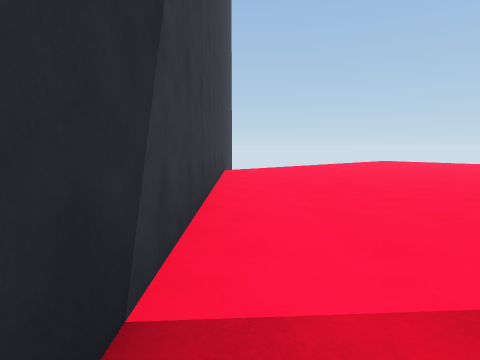
view 1 (above)

24 first-person views from a walk through a Unity game level. The camera is 1.4 m above the floor, tilts 6° down and sees 75° across. The floor is counted in squares, 2 m on a side. Each view is taken from the middle of a square. On the plan, view 1 faces up. The plan holds only what a view shows up to about 10 squares ahead; the rest is blank. The place goes on beyond the plan. Surface patterns are stand-ins for the level's own textures.

view 2
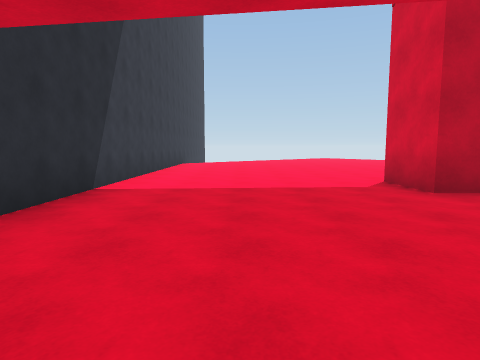

view 3
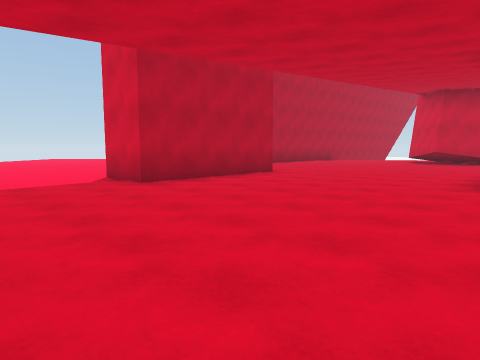

view 4
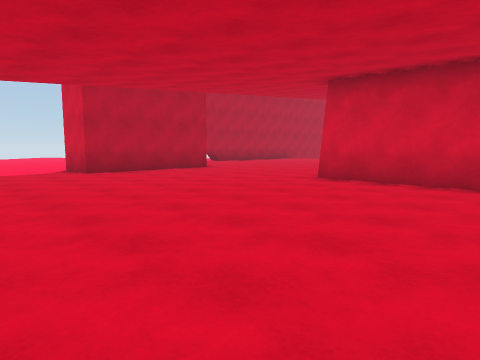

view 5
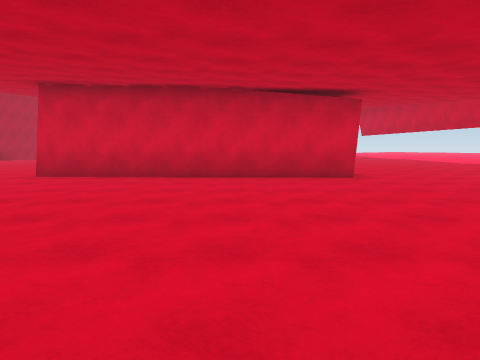

view 6
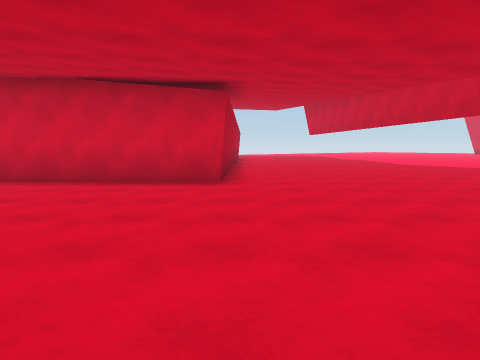

view 7
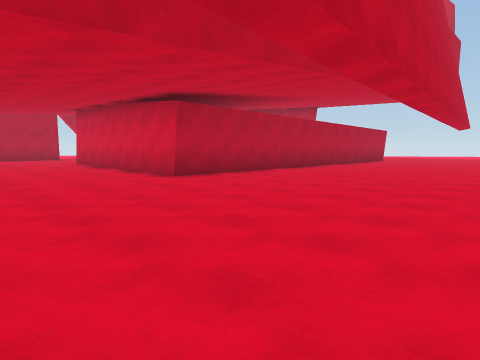

view 8
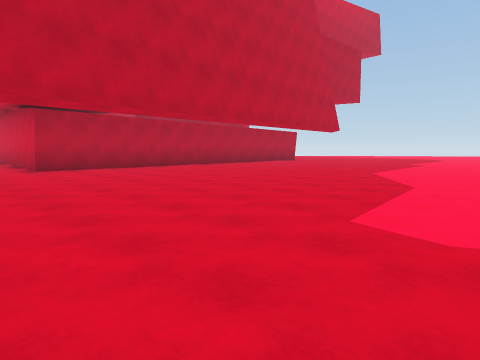

view 9
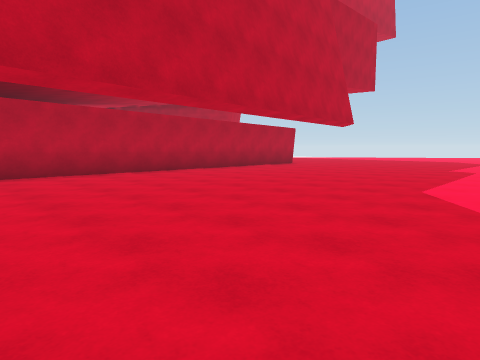

view 10
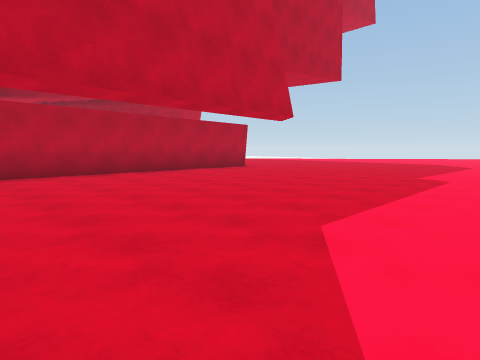

view 11
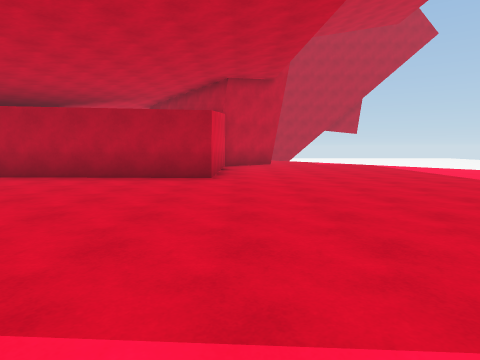

view 12
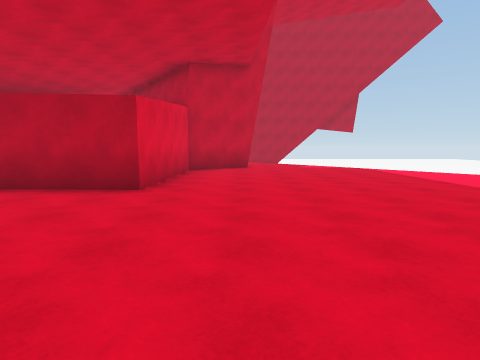

view 13
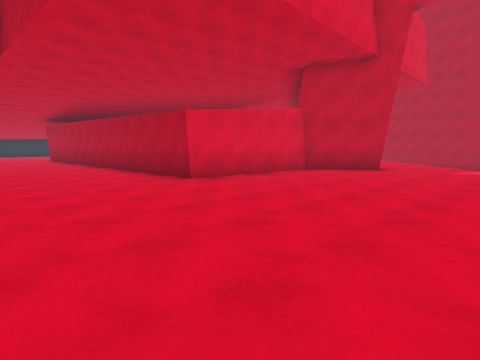

view 14
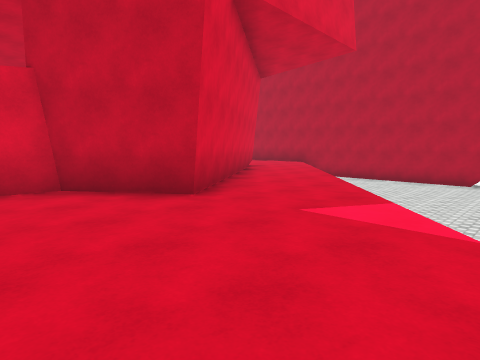

view 15
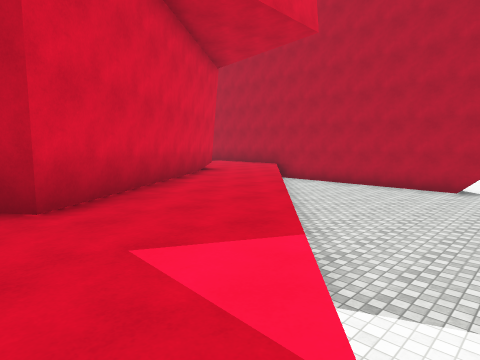

view 16
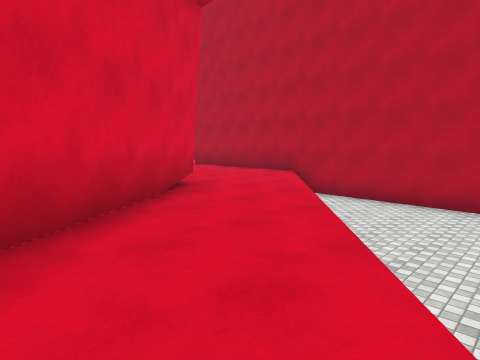

view 17
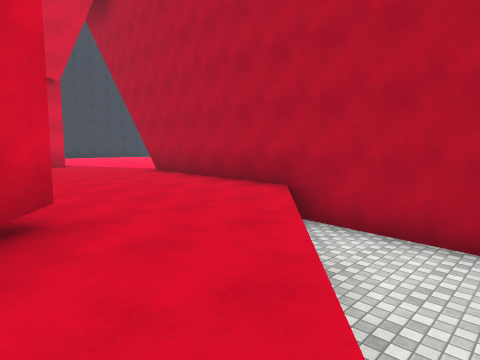

view 18
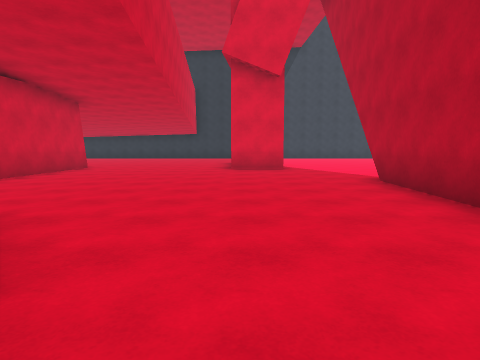

view 19
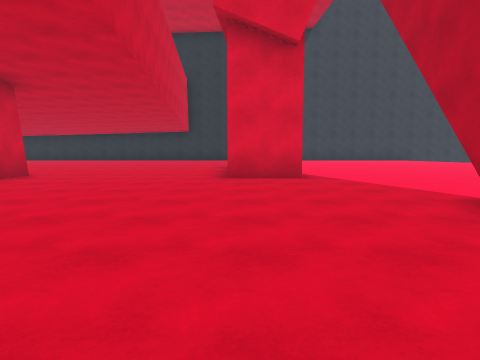

view 20
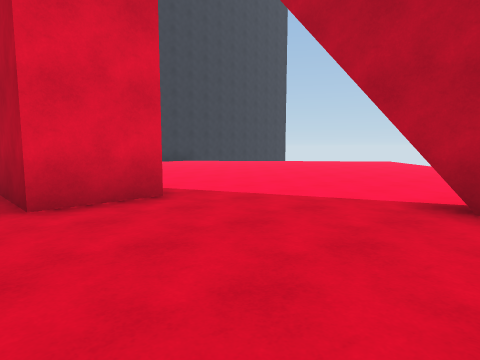

view 21
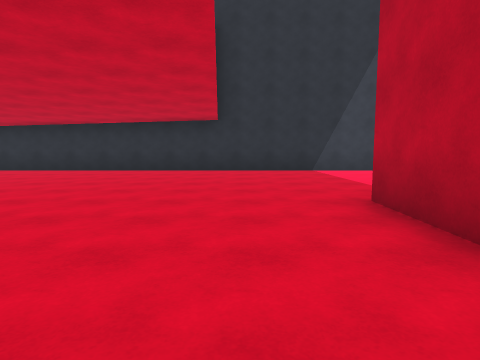

view 22
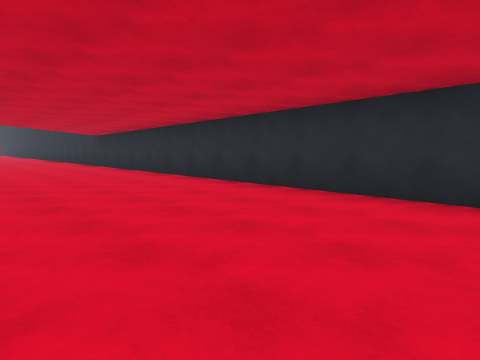

view 23
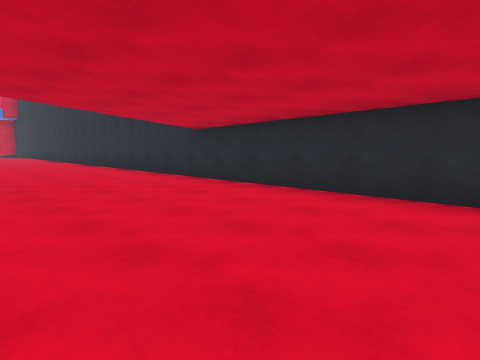

view 24
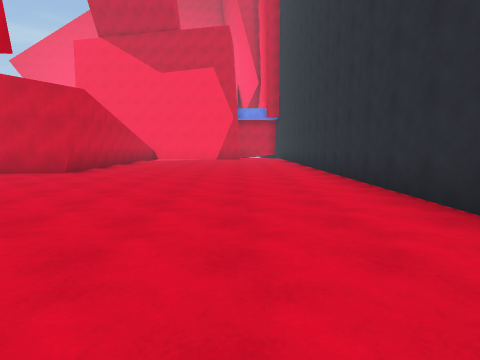

### Floor plan
Key: @ floor where view 1 was taken; # wall or solid block; . floor; v drop or lower ground.
Columns run from 1 left of view 1 to 26 right of it. Each row starts with its distance up from view 1.
 10  v....... ...
  9 #............
  8 #............
  7 #.............
  6 #.............
  5 #.............
  4 #............##########
  3 #...................vvvvvvv
  2 #.....#   #.........vvvvvvv
  1 #.....#####..........vvvvvv
  0 #@....................vvvvv
 -1 #................. #...vvvv
 -2 #................  ##...vvv
 -3 #...............    ##..vvvv
 -4 #..............      #...vvv
 -5 #.........####       ##...vv
 -6 #.........#           ##...v
 -7 #.........#          ##.....
 -8 #.........#          #......
 -9 #.........#          #......
-10 #.........#          #......
-11 #.........#########  #......
-12 #.................####......
-13 #...........................
-14 #...........................
-15 #...........................
-16 #...........................
-17 #........................
-18 #........................
-19 #.......................
-20 #...................
-21 #.................
-22 #...........
-23 #.........
-24 #.......##
-25 #.......#

Positions as (right, up) in squares from view 1, and headings:
1: (0, 0), facing up
2: (2, -4), facing up
3: (2, -5), facing up-right
4: (2, -8), facing up-right
5: (1, -9), facing right
6: (2, -12), facing right
7: (4, -18), facing up-right
8: (6, -22), facing up-right
9: (9, -20), facing up-right
10: (12, -20), facing up-right
11: (21, -19), facing up
12: (22, -17), facing up
13: (26, -16), facing up-left
14: (26, -9), facing up-left
15: (26, -7), facing up-left
16: (23, -4), facing up-left
17: (21, -1), facing up-left
18: (19, 1), facing left
19: (16, 1), facing left
20: (13, 0), facing up-left
21: (9, -1), facing left
22: (4, -4), facing down-left
23: (4, -10), facing down-left
24: (2, -15), facing down
